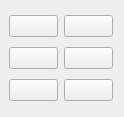
<?xml version="1.0" encoding="UTF-8"?>
<ui version="4.0">
 <class>ChangeColorForm</class>
 <widget class="QWidget" name="ChangeColorForm">
  <property name="geometry">
   <rect>
    <x>0</x>
    <y>0</y>
    <width>124</width>
    <height>117</height>
   </rect>
  </property>
  <property name="maximumSize">
   <size>
    <width>124</width>
    <height>117</height>
   </size>
  </property>
  <property name="cursor">
   <cursorShape>PointingHandCursor</cursorShape>
  </property>
  <property name="windowTitle">
   <string>Form</string>
  </property>
  <layout class="QGridLayout" name="gridLayout">
   <property name="leftMargin">
    <number>9</number>
   </property>
   <item row="2" column="0">
    <widget class="QPushButton" name="ptnOrange">
     <property name="text">
      <string/>
     </property>
    </widget>
   </item>
   <item row="0" column="0">
    <widget class="QPushButton" name="ptnYellow">
     <property name="text">
      <string/>
     </property>
    </widget>
   </item>
   <item row="1" column="0">
    <widget class="QPushButton" name="ptnBlue">
     <property name="text">
      <string/>
     </property>
    </widget>
   </item>
   <item row="2" column="1">
    <widget class="QPushButton" name="ptnGreen">
     <property name="enabled">
      <bool>true</bool>
     </property>
     <property name="text">
      <string/>
     </property>
    </widget>
   </item>
   <item row="1" column="1">
    <widget class="QPushButton" name="ptnPink">
     <property name="text">
      <string/>
     </property>
    </widget>
   </item>
   <item row="0" column="1">
    <widget class="QPushButton" name="ptnRed">
     <property name="text">
      <string/>
     </property>
    </widget>
   </item>
  </layout>
 </widget>
 <resources/>
 <connections/>
</ui>
